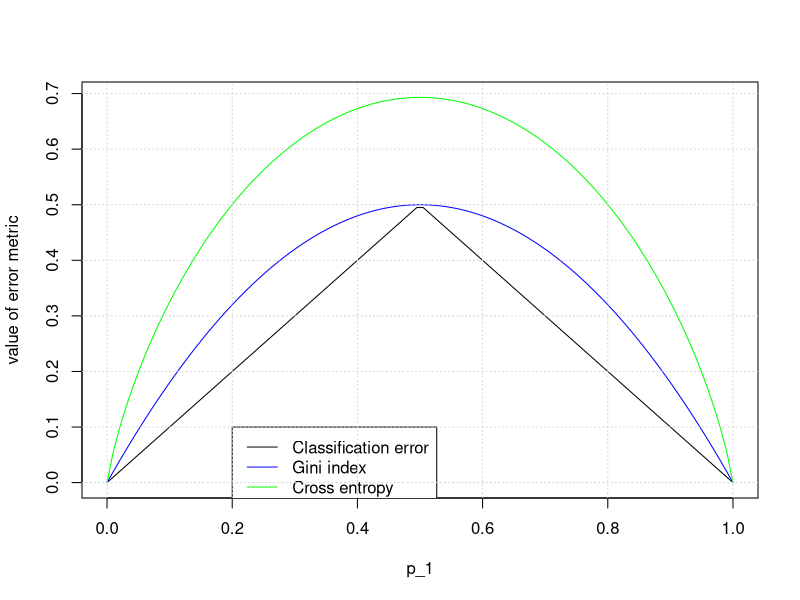

R code for this plot:
p1 = seq( 0+1e-6, 1-1e-6, length.out=100 )
p2 = 1 - p1

# The missclassification error-rate:
#
E = 1 - apply( rbind( p1, p2 ), 2, max )

# The Gini index:
#
G = p1 * (1-p1) + p2 * (1-p2) 

# The cross-entropy:
#
D = - ( p1 * log( p1 ) + p2 * log( p2 ) )

plot( p1, E, type='l', col='black', xlab='p_1', ylab='value of error metric', ylim=c(min(c(E,G,D)),max(E,G,D)) )
lines( p1, G, col='blue' )
lines( p1, D, col='green' )
legend( 0.2, 0.1, c('Classification error','Gini index','Cross entropy'), col=c('black','blue','green'), lty=c(1,1) )
grid()
